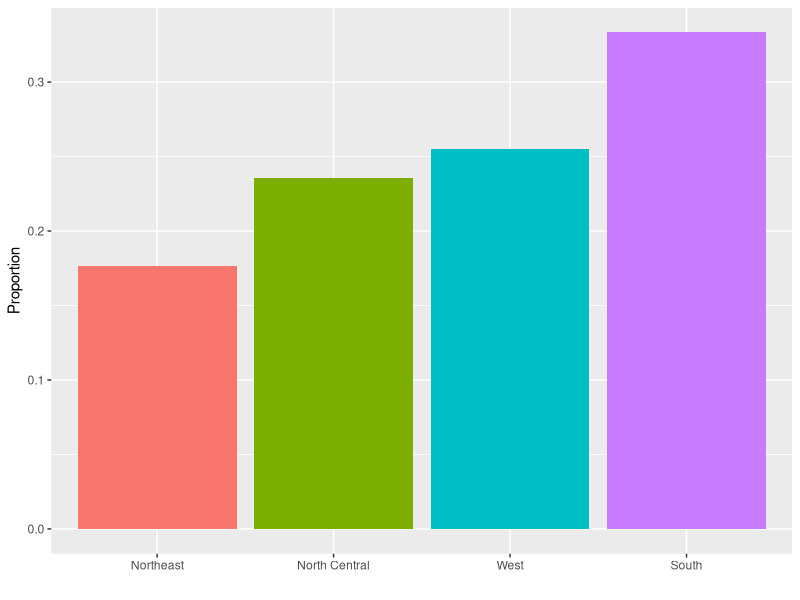
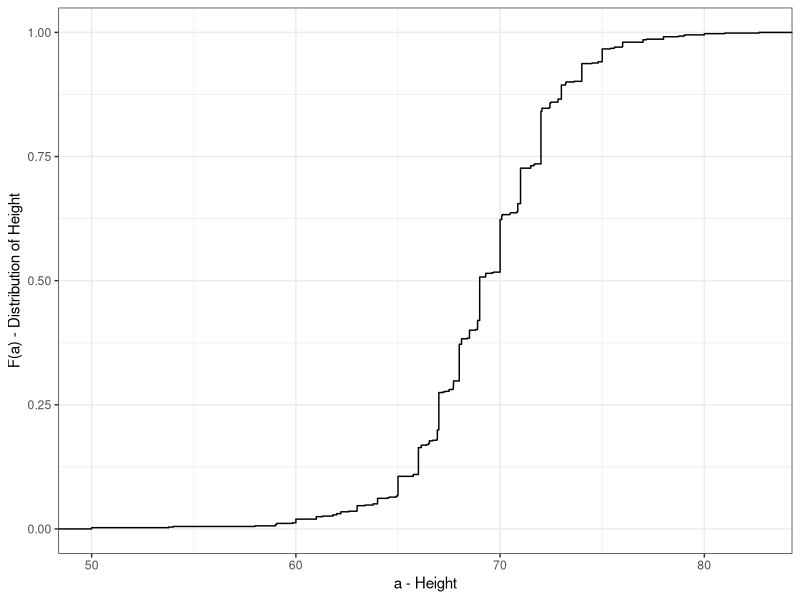
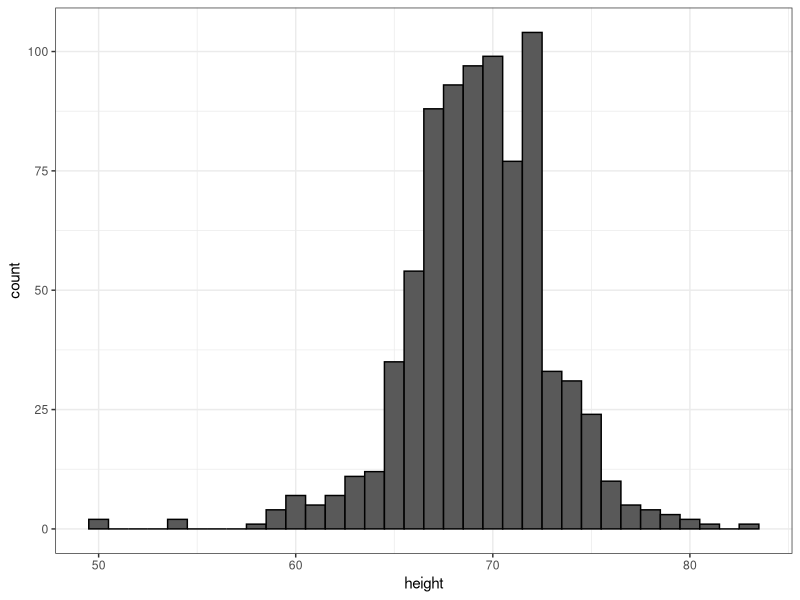
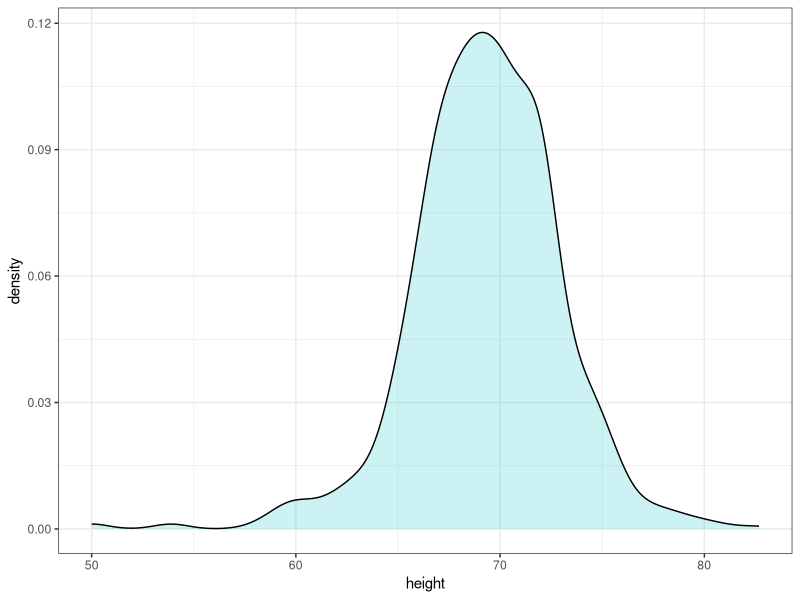
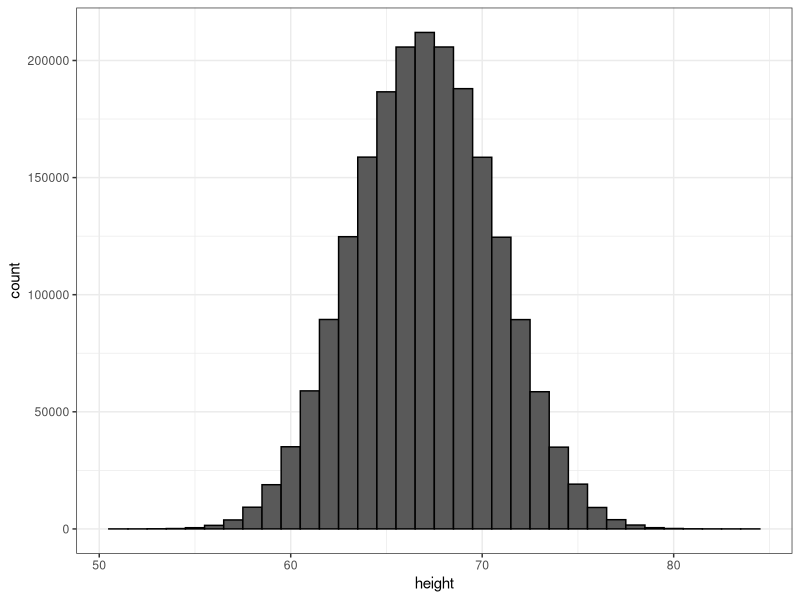
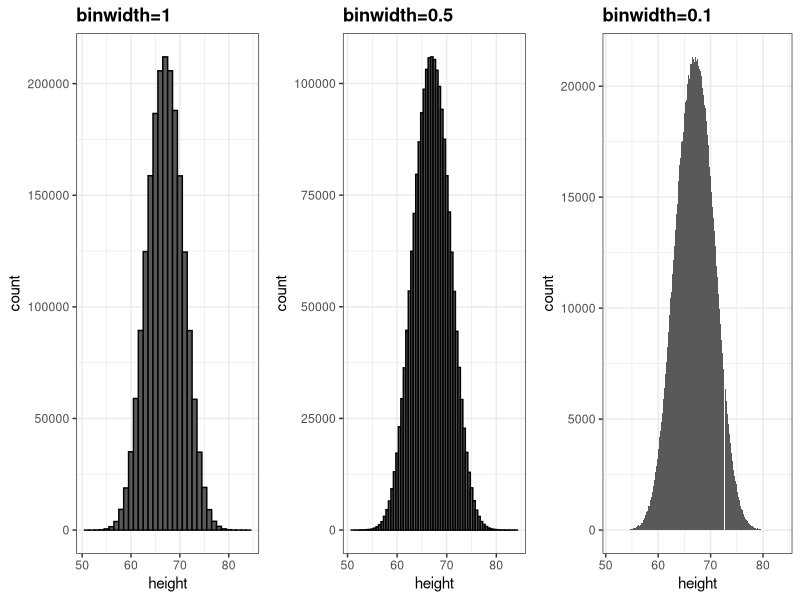
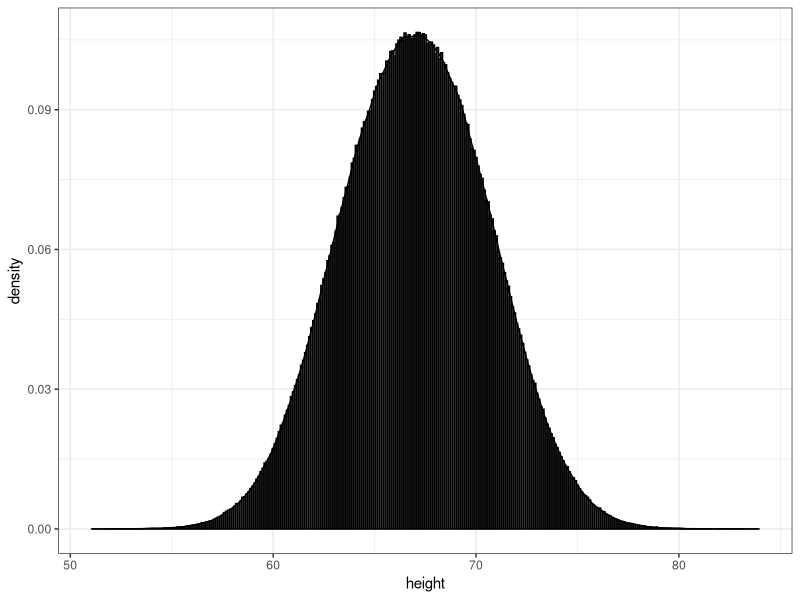
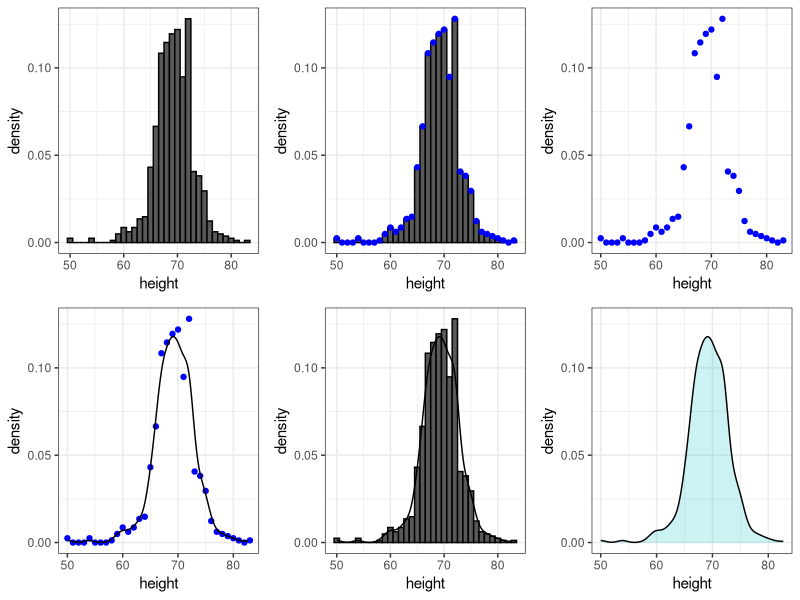

Reproduce these figures in R, in order. (Note: this script raises an error after producing the figures.)
## ---- chunk 1
rm(list = ls())
img_path <- "dataviz/img"
## ---- chunk 2
library(tidyverse)
library(dslabs)
data(heights)
## ---- chunk 3
prop.table(table(heights$sex))
## ---- chunk 4
murders %>% group_by(region) %>%
  summarize(n = n()) %>%
  mutate(Proportion = n/sum(n), 
         region = reorder(region, Proportion)) %>%
  ggplot(aes(x=region, y=Proportion, fill=region)) + 
  geom_bar(stat = "identity", show.legend = FALSE) + 
  xlab("")
## ---- chunk 5
ds_theme_set()
heights %>% filter(sex=="Male") %>% ggplot(aes(height)) + 
  stat_ecdf() +
  ylab("F(a) - Distribution of Height") + xlab("a - Height")
## ---- chunk 6
heights %>% 
  filter(sex=="Male") %>% 
  ggplot(aes(height)) + 
  geom_histogram(binwidth = 1, color = "black")
## ---- chunk 7
heights %>% 
  filter(sex=="Male") %>% 
  ggplot(aes(height)) + 
  geom_density(alpha = .2, fill= "#00BFC4", color = 0)  +
  geom_line(stat='density')
## ---- chunk 8
set.seed(1988)
x <- data.frame(height = c(rnorm(1000000,69,3), rnorm(1000000,65,3)))
x %>% ggplot(aes(height)) + geom_histogram(binwidth = 1, color = "black")
## ---- chunk 9
p1 <- x %>% ggplot(aes(height)) + geom_histogram(binwidth = 1, color = "black") + ggtitle("binwidth=1")
p2 <- x %>% ggplot(aes(height)) + geom_histogram(binwidth = 0.5, color="black") + ggtitle("binwidth=0.5") 
p3 <- x %>% ggplot(aes(height)) + geom_histogram(binwidth = 0.1) + ggtitle("binwidth=0.1")
library(gridExtra)
grid.arrange(p1, p2, p3, nrow = 1)
## ---- chunk 10
x %>% ggplot(aes(height)) + 
  geom_histogram(aes(y=..density..), binwidth = 0.1, color = I("black")) +
  geom_line(stat='density')
## ---- chunk 11
hist1 <- heights %>% 
  filter(sex=="Male") %>% 
  ggplot(aes(height)) +
  geom_histogram(aes(y=..density..), binwidth = 1, color="black") 
hist2 <- hist1 +
  geom_line(stat='density')
hist3 <- hist1 + 
  geom_point(data = ggplot_build(hist2)$data[[1]], aes(x,y), col = "blue")
hist4 <- ggplot() + geom_point(data = ggplot_build(hist2)$data[[1]], aes(x,y), col = "blue") + 
  xlab("height") + ylab("density")
hist5 <- hist4 + geom_line(data = ggplot_build(hist2)$data[[2]], aes(x,y))
hist6 <- heights %>% 
  filter(sex=="Male") %>% 
  ggplot(aes(height)) +
  geom_density(alpha = 0.2, fill="#00BFC4", col = 0) +
  geom_line(stat='density') +
  scale_y_continuous(limits = layer_scales(hist2)$y$range$range)
  
grid.arrange(hist1, hist3, hist4, hist5, hist2, hist6, nrow=2)
## ---- chunk 12
p1 <- heights %>% 
  filter(sex=="Male")%>% ggplot(aes(height)) +
  geom_histogram(aes(y=..density..), binwidth = 1, alpha = 0.5) + 
  geom_line(stat='density', adjust = 0.5)

p2 <- heights %>% 
  filter(sex=="Male") %>% ggplot(aes(height)) +
  geom_histogram(aes(y=..density..), binwidth = 1, alpha = 0.5) + 
  geom_line(stat='density', adjust = 2)

grid.arrange(p1,p2, ncol=2)
## ---- chunk 13
d <- with(heights, density(height[sex=="Male"]))
tmp <- data.frame(height=d$x, density=d$y)
tmp %>% ggplot(aes(height,density)) + geom_line() + 
  geom_area(aes(x=height,y=density), data = filter(tmp, between(height, 65, 68)), alpha=0.2, fill="#00BFC4")
## ---- chunk 14
heights %>% 
  filter(sex=="Male") %>% 
  ggplot(aes(height)) + 
  geom_density(alpha=.2, fill= "#00BFC4", color = 0)  +
  geom_line(stat='density')
## ---- chunk 15
heights %>% 
  ggplot(aes(height, fill=sex)) + 
  geom_density(alpha = 0.2, color = 0) +
  geom_line(stat='density')
## ---- chunk 16
library(dslabs)
library(ggplot2)
library(dplyr)
ds_theme_set()
data(murders)
murders %>% group_by(region) %>%
  summarize(n = n()) %>%
  mutate(Proportion = n/sum(n), 
         region = reorder(region, Proportion)) %>%
  ggplot(aes(x=region, y=Proportion, fill=region)) + 
  geom_bar(stat = "identity", show.legend = FALSE) + 
  xlab("")
## ---- chunk 17
heights %>% filter(sex == "Male") %>% ggplot(aes(height)) + 
  stat_ecdf() +
  ylab("F(a)") + xlab("a")
## ---- chunk 18
murders %>% mutate(murder_rate = total/population * 10^5) %>%
  ggplot(aes(murder_rate)) + 
  stat_ecdf() +
  ylab("F(a)") + xlab("a")
## ---- chunk 19
heights %>% 
  filter(sex == "Male") %>% 
  ggplot(aes(height)) + 
  geom_histogram(binwidth = 1, color = "black")
## ---- chunk 20
murders %>% ggplot(aes(x=population/10^6)) + 
  geom_density(fill = "grey") + 
  scale_x_log10() +
  xlab("Population in millions")
## ---- chunk 21
library(gridExtra)
p1 <- murders %>% ggplot(aes(x=population/10^6)) + 
  geom_density(fill = "grey", bw = 5) + xlab("Population in millions") + ggtitle("1")
p2 <- murders %>% ggplot(aes(x=population/10^6)) + 
  geom_density(fill = "grey", bw = .05) + scale_x_log10() + xlab("Population in millions") + ggtitle("2")
p3 <- murders %>% ggplot(aes(x=population/10^6)) + 
  geom_density(fill = "grey", bw = 1) + scale_x_log10() + xlab("Population in millions") + ggtitle("3")
grid.arrange(p1,p2,p3,ncol=2)
## ---- chunk 22
rm(list = ls())
## ---- chunk 23
mu <- 0; s <- 1
norm_dist <- data.frame(x=seq(-4,4,len=50)*s+mu) %>% mutate(density=dnorm(x,mu,s))
norm_dist %>% ggplot(aes(x,density)) + geom_line()
## ---- chunk 24
data("heights")
index <- heights$sex == "Male"
x <- heights$height[index]
## ---- chunk 25
m <- mean(x)
s <- sd(x)
c(average = m, sd = s)
## ---- chunk 26
norm_dist <- data.frame(x = seq(-4, 4, len=50)*s + m) %>% 
  mutate(density = dnorm(x, m, s))

heights %>% filter(sex == "Male") %>% ggplot(aes(height)) +
  geom_density(fill="#0099FF") +
  geom_line(aes(x, density),  data = norm_dist, lwd=1.5) 
## ---- chunk 27
z <- scale(x)
## ---- chunk 28
mean(abs(z) < 2)
## ---- chunk 29
knitr::include_graphics(file.path(img_path,"norm-dist-probs-combined.png"))
## ---- chunk 30
pnorm(-1.96)
## ---- chunk 31
qnorm(0.975)
## ---- chunk 32
qnorm(0.975, mean = 5, sd = 2)
## ---- chunk 33
mean(x <= 69.5)
## ---- chunk 34
p <- seq(0.05, 0.95, 0.05)
## ---- chunk 35
sample_quantiles <- quantile(x, p)
## ---- chunk 36
theoretical_quantiles <- qnorm(p, mean = mean(x), sd = sd(x))
## ---- chunk 37
qplot(theoretical_quantiles, sample_quantiles) + geom_abline()
## ---- chunk 38
data(murders)
murders <- murders %>% mutate(rate = total/population*100000)
library(gridExtra)
p1 <- murders %>% ggplot(aes(x=rate)) + geom_histogram(binwidth = 1) + ggtitle("Histogram")
p2 <- murders %>% ggplot(aes(sample=rate)) + 
  geom_qq(dparams=summarize(murders, mean=mean(rate), sd=sd(rate))) +
  geom_abline() + ggtitle("QQ-plot")
grid.arrange(p1, p2, ncol = 2)
## ---- chunk 39
murders %>% ggplot(aes("",rate)) + geom_boxplot() +
  coord_cartesian(xlim = c(0, 2)) + xlab("")
## ---- chunk 40
heights %>% ggplot(aes(x=sex, y=height, fill=sex)) +
  geom_boxplot()
## ---- chunk 41
p1 <- heights %>% filter(sex == "Female") %>%
  ggplot(aes(height)) +
  geom_density(fill="#F8766D") 
p2 <- heights %>% filter(sex == "Female") %>% 
  ggplot(aes(sample=scale(height))) +
  geom_qq() + geom_abline() + ylab("Standard Units")
grid.arrange(p1, p2, ncol=2)
## ---- chunk 42
heights %>% filter(sex == "Female") %>% 
  top_n(5, desc(height)) %>%
  pull(height)
## ---- chunk 43
library(tidyverse)
library(dslabs)
ds_theme_set()
data(gapminder)
tab <- gapminder %>% filter(year == 2010) %>% group_by(continent) %>% select(continent, population)  
tab %>% ggplot(aes(x=continent, y=population/10^6)) + 
  geom_boxplot() + 
  scale_y_continuous(trans = "log10", breaks = c(1,10,100,1000)) + ylab("Population in millions")
## ---- chunk 44
murders %>% ggplot(aes(region)) + geom_bar()
## ---- chunk 45
data(murders)
tab <- murders %>% 
  count(region) %>% 
  mutate(proportion = n/sum(n))
tab
## ---- chunk 46
tab %>% ggplot(aes(region, proportion)) + geom_bar(stat = "identity")
## ---- chunk 47
heights %>% 
  filter(sex == "Female") %>% 
  ggplot(aes(height)) +
  geom_histogram(binwidth = 1, fill = "blue", col = "black") +
  xlab("Male heights in inches") + 
  ggtitle("Histogram")
## ---- chunk 48
heights %>% 
  filter(sex == "Female") %>%
  ggplot(aes(height)) +
  geom_density(fill="blue")
## ---- chunk 49
heights %>% ggplot(aes(sex, height)) +
  geom_boxplot()
## ---- chunk 50
heights %>% filter(sex=="Male") %>%
  ggplot(aes(sample = height)) +
  geom_qq()
## ---- chunk 51
x <- expand.grid(x = 1:12, y = 1:10) %>% 
  mutate(z = 1:120) 
## ---- chunk 52
x %>% ggplot(aes(x, y, fill = z)) + 
  geom_raster() + 
  scale_fill_gradientn(colors =  terrain.colors(10))
## ---- chunk 53
x <- heights %>% 
  filter(sex=="Male") %>% 
  pull(height)
## ---- chunk 54
qplot(x, bins=15, color = I("black"), xlab = "Population")
